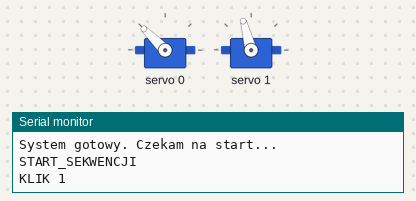
A sketch run on a simulated Arduino Uno, built with avr-gcc and run on an emulated ATmega328P. Shown: 2 × servo, the last lines printed to the serial monitor.

Above: at 8.1 s.
At 27.6 s:
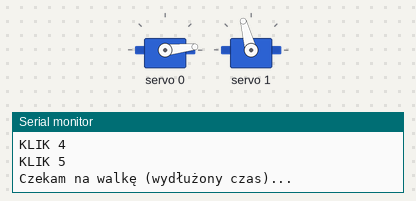
Timing chart, 0 to 29.1 s (numbered marks = the images above):
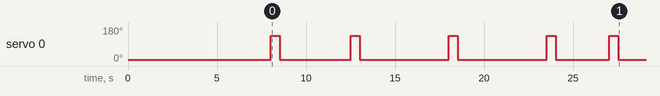

Measured:
- by itself, servo 0: 6° → 135° at 8.0 s, → 6° 0.50 s later, → 135° 4.0 s later, → 6° 0.50 s later, … (10 changes in this stretch)

The sketch:

sketch_feb11b.ino
```cpp
#include <Wire.h>
#include <Adafruit_PWMServoDriver.h>

Adafruit_PWMServoDriver pwm = Adafruit_PWMServoDriver();


#define S0_GORA 150
#define S0_DOL  475
#define S1_GORA 400
#define S1_DOL  150


void czekajZPodtrzymaniem(int sekundy) {
  for (int i = 0; i < sekundy; i++) {
    pwm.setPWM(0, 0, S0_GORA);
    pwm.setPWM(1, 0, S1_GORA);
    delay(1000);
  }
}

void setup() {
  Serial.begin(115200);
  pwm.begin();
  pwm.setPWMFreq(60);

  pwm.setPWM(0, 0, S0_GORA);
  pwm.setPWM(1, 0, S1_GORA);

  Serial.println("System gotowy. Czekam na start...");
  delay(2000);
}

void loop() {

  Serial.println("START_SEKWENCJI");
  czekajZPodtrzymaniem(6);


  Serial.println("KLIK 1");
  pwm.setPWM(0, 0, S0_DOL); delay(500); pwm.setPWM(0, 0, S0_GORA);
  czekajZPodtrzymaniem(4);

  Serial.println("KLIK 2");
  pwm.setPWM(0, 0, S0_DOL); delay(500); pwm.setPWM(0, 0, S0_GORA);
  czekajZPodtrzymaniem(5);

  Serial.println("KLIK 3");
  pwm.setPWM(0, 0, S0_DOL); delay(500); pwm.setPWM(0, 0, S0_GORA);
  czekajZPodtrzymaniem(5);

  Serial.println("KLIK 4");
  pwm.setPWM(0, 0, S0_DOL); delay(500); pwm.setPWM(0, 0, S0_GORA);
  czekajZPodtrzymaniem(3);

  Serial.println("KLIK 5");
  pwm.setPWM(0, 0, S0_DOL); delay(500); pwm.setPWM(0, 0, S0_GORA);


  Serial.println("Czekam na walkę (wydłużony czas)...");

  czekajZPodtrzymaniem(16);


  while(Serial.available() > 0) { Serial.read(); }


  Serial.println("SKANUJ");

  Serial.println("Czekam na decyzję PC...");

  bool decyzjaOdebrana = false;

  while (decyzjaOdebrana == false) {
    if (Serial.available() > 0) {
      char komenda = Serial.read();

      if (komenda == 'r') {

        Serial.println("Otrzymano RESET - to zwykły Pokemon.");


        pwm.setPWM(1, 0, S1_DOL);
        delay(600);
        pwm.setPWM(1, 0, S1_GORA);


        czekajZPodtrzymaniem(15);
        decyzjaOdebrana = true;
      }
      else if (komenda == 's') {

        Serial.println("SHINY!!! ZATRZYMUJĘ WSZYSTKO!");
        while(true) {
          pwm.setPWM(0, 0, S0_GORA);
          pwm.setPWM(1, 0, S1_GORA);
          delay(1000);
        }
      }
    }
    delay(50);
  }
}
```
